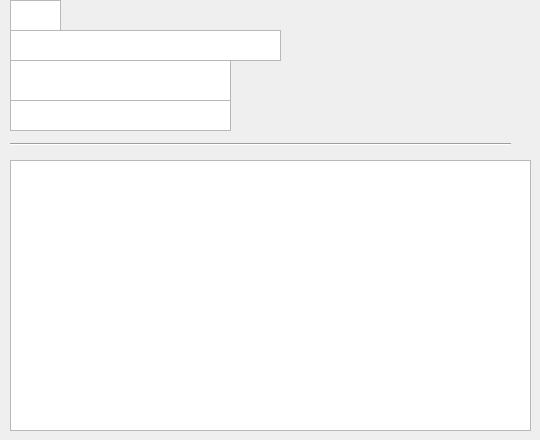
        <widget class="QWidget" name="tabCommunications">
         <attribute name="title">
          <string>Aberdeenshire Council</string>
         </attribute>
         <widget class="QTextBrowser" name="textBrowser_9">
          <property name="geometry">
           <rect>
            <x>10</x>
            <y>160</y>
            <width>521</width>
            <height>271</height>
           </rect>
          </property>
          <property name="html">
           <string>&lt;!DOCTYPE HTML PUBLIC &quot;-//W3C//DTD HTML 4.0//EN&quot; &quot;http://www.w3.org/TR/REC-html40/strict.dtd&quot;&gt;
&lt;html&gt;&lt;head&gt;&lt;meta name=&quot;qrichtext&quot; content=&quot;1&quot; /&gt;&lt;style type=&quot;text/css&quot;&gt;
p, li { white-space: pre-wrap; }
&lt;/style&gt;&lt;/head&gt;&lt;body style=&quot; font-family:'MS Shell Dlg 2'; font-size:8.25pt; font-weight:400; font-style:normal;&quot;&gt;
&lt;p style=&quot; margin-top:0px; margin-bottom:0px; margin-left:0px; margin-right:0px; -qt-block-indent:0; text-indent:0px;&quot;&gt;&lt;span style=&quot; font-size:11pt; font-weight:600; color:#ffffff;&quot;&gt;Help&lt;/span&gt;&lt;/p&gt;
&lt;p style=&quot; margin-top:0px; margin-bottom:0px; margin-left:0px; margin-right:0px; -qt-block-indent:0; text-indent:0px;&quot;&gt;&lt;span style=&quot; font-size:9pt; color:#ffffff;&quot;&gt;you can search for access by application reference , post code or partial address&lt;/span&gt;&lt;/p&gt;
&lt;p style=&quot;-qt-paragraph-type:empty; margin-top:0px; margin-bottom:0px; margin-left:0px; margin-right:0px; -qt-block-indent:0; text-indent:0px; color:#ffffff;&quot;&gt;&lt;br /&gt;&lt;/p&gt;
&lt;p style=&quot; margin-top:0px; margin-bottom:0px; margin-left:0px; margin-right:0px; -qt-block-indent:0; text-indent:0px;&quot;&gt;&lt;span style=&quot; font-size:11pt; font-weight:600; color:#ffffff;&quot;&gt;search by Application Reference&lt;/span&gt;&lt;/p&gt;
&lt;p style=&quot; margin-top:0px; margin-bottom:0px; margin-left:0px; margin-right:0px; -qt-block-indent:0; text-indent:0px;&quot;&gt;&lt;span style=&quot; font-size:9pt; color:#ffffff;&quot;&gt;if you already know the application Reference nubmber , enter it here to view the case information.&lt;/span&gt;&lt;/p&gt;
&lt;p style=&quot;-qt-paragraph-type:empty; margin-top:0px; margin-bottom:0px; margin-left:0px; margin-right:0px; -qt-block-indent:0; text-indent:0px; color:#ffffff;&quot;&gt;&lt;br /&gt;&lt;/p&gt;
&lt;p style=&quot; margin-top:0px; margin-bottom:0px; margin-left:0px; margin-right:0px; -qt-block-indent:0; text-indent:0px;&quot;&gt;&lt;span style=&quot; color:#ffffff;&quot;&gt;08/00001/FUL&lt;/span&gt;&lt;/p&gt;
&lt;p style=&quot; margin-top:0px; margin-bottom:0px; margin-left:0px; margin-right:0px; -qt-block-indent:0; text-indent:0px;&quot;&gt;&lt;span style=&quot; font-size:11pt; font-weight:600; color:#ffffff;&quot;&gt;search by poscode &lt;/span&gt;&lt;/p&gt;
&lt;p style=&quot; margin-top:0px; margin-bottom:0px; margin-left:0px; margin-right:0px; -qt-block-indent:0; text-indent:0px;&quot;&gt;&lt;span style=&quot; font-size:9pt; color:#ffffff;&quot;&gt;if you want to find all casses at a particulare postcode , enter  the full or postcode ,enter the full of partial poscode :&lt;/span&gt;&lt;/p&gt;
&lt;p style=&quot; margin-top:0px; margin-bottom:0px; margin-left:0px; margin-right:0px; -qt-block-indent:0; text-indent:0px;&quot;&gt;&lt;span style=&quot; font-size:9pt; color:#ffffff;&quot;&gt;SA11 2LY&lt;/span&gt;&lt;/p&gt;
&lt;p style=&quot; margin-top:0px; margin-bottom:0px; margin-left:0px; margin-right:0px; -qt-block-indent:0; text-indent:0px;&quot;&gt;&lt;span style=&quot; font-size:9pt; color:#ffffff;&quot;&gt;SA11&lt;/span&gt;&lt;/p&gt;
&lt;p style=&quot;-qt-paragraph-type:empty; margin-top:0px; margin-bottom:0px; margin-left:0px; margin-right:0px; -qt-block-indent:0; text-indent:0px; font-size:9pt; color:#ffffff;&quot;&gt;&lt;br /&gt;&lt;/p&gt;
&lt;p style=&quot; margin-top:0px; margin-bottom:0px; margin-left:0px; margin-right:0px; -qt-block-indent:0; text-indent:0px;&quot;&gt;&lt;span style=&quot; font-size:11pt; font-weight:600; color:#ffffff;&quot;&gt;Search By Partial address&lt;/span&gt;&lt;/p&gt;
&lt;p style=&quot; margin-top:0px; margin-bottom:0px; margin-left:0px; margin-right:0px; -qt-block-indent:0; text-indent:0px;&quot;&gt;&lt;span style=&quot; font-size:9pt; color:#ffffff;&quot;&gt;if you want to find all cases at the address , in a street or in a town  ,enter one line of the address ...&lt;/span&gt;&lt;/p&gt;&lt;/body&gt;&lt;/html&gt;</string>
          </property>
         </widget>
         <widget class="QTextEdit" name="textEdit_3">
          <property name="geometry">
           <rect>
            <x>10</x>
            <y>30</y>
            <width>271</width>
            <height>31</height>
           </rect>
          </property>
         </widget>
         <widget class="QTextBrowser" name="textBrowser_10">
          <property name="geometry">
           <rect>
            <x>10</x>
            <y>0</y>
            <width>51</width>
            <height>31</height>
           </rect>
          </property>
          <property name="html">
           <string>&lt;!DOCTYPE HTML PUBLIC &quot;-//W3C//DTD HTML 4.0//EN&quot; &quot;http://www.w3.org/TR/REC-html40/strict.dtd&quot;&gt;
&lt;html&gt;&lt;head&gt;&lt;meta name=&quot;qrichtext&quot; content=&quot;1&quot; /&gt;&lt;style type=&quot;text/css&quot;&gt;
p, li { white-space: pre-wrap; }
&lt;/style&gt;&lt;/head&gt;&lt;body style=&quot; font-family:'MS Shell Dlg 2'; font-size:8.25pt; font-weight:400; font-style:normal;&quot;&gt;
&lt;p style=&quot; margin-top:0px; margin-bottom:0px; margin-left:0px; margin-right:0px; -qt-block-indent:0; text-indent:0px;&quot;&gt;&lt;span style=&quot; color:#ffffff;&quot;&gt;Status&lt;/span&gt;&lt;/p&gt;&lt;/body&gt;&lt;/html&gt;</string>
          </property>
         </widget>
         <widget class="QTextEdit" name="textEdit_4">
          <property name="geometry">
           <rect>
            <x>10</x>
            <y>100</y>
            <width>221</width>
            <height>31</height>
           </rect>
          </property>
          <property name="html">
           <string>&lt;!DOCTYPE HTML PUBLIC &quot;-//W3C//DTD HTML 4.0//EN&quot; &quot;http://www.w3.org/TR/REC-html40/strict.dtd&quot;&gt;
&lt;html&gt;&lt;head&gt;&lt;meta name=&quot;qrichtext&quot; content=&quot;1&quot; /&gt;&lt;style type=&quot;text/css&quot;&gt;
p, li { white-space: pre-wrap; }
&lt;/style&gt;&lt;/head&gt;&lt;body style=&quot; font-family:'MS Shell Dlg 2'; font-size:8.25pt; font-weight:400; font-style:normal;&quot;&gt;
&lt;p style=&quot;-qt-paragraph-type:empty; margin-top:0px; margin-bottom:0px; margin-left:0px; margin-right:0px; -qt-block-indent:0; text-indent:0px;&quot;&gt;&lt;br /&gt;&lt;/p&gt;&lt;/body&gt;&lt;/html&gt;</string>
          </property>
         </widget>
         <widget class="QTextBrowser" name="textBrowser_16">
          <property name="geometry">
           <rect>
            <x>10</x>
            <y>60</y>
            <width>221</width>
            <height>41</height>
           </rect>
          </property>
          <property name="html">
           <string>&lt;!DOCTYPE HTML PUBLIC &quot;-//W3C//DTD HTML 4.0//EN&quot; &quot;http://www.w3.org/TR/REC-html40/strict.dtd&quot;&gt;
&lt;html&gt;&lt;head&gt;&lt;meta name=&quot;qrichtext&quot; content=&quot;1&quot; /&gt;&lt;style type=&quot;text/css&quot;&gt;
p, li { white-space: pre-wrap; }
&lt;/style&gt;&lt;/head&gt;&lt;body style=&quot; font-family:'MS Shell Dlg 2'; font-size:8.25pt; font-weight:400; font-style:normal;&quot;&gt;
&lt;p style=&quot; margin-top:0px; margin-bottom:0px; margin-left:0px; margin-right:0px; -qt-block-indent:0; text-indent:0px;&quot;&gt;&lt;span style=&quot; color:#ffffff;&quot;&gt;Keyword,reference number ,postcode or single line of an address&lt;/span&gt;&lt;/p&gt;&lt;/body&gt;&lt;/html&gt;</string>
          </property>
         </widget>
         <widget class="Line" name="line_2">
          <property name="geometry">
           <rect>
            <x>10</x>
            <y>136</y>
            <width>501</width>
            <height>16</height>
           </rect>
          </property>
          <property name="orientation">
           <enum>Qt::Horizontal</enum>
          </property>
         </widget>
        </widget>
